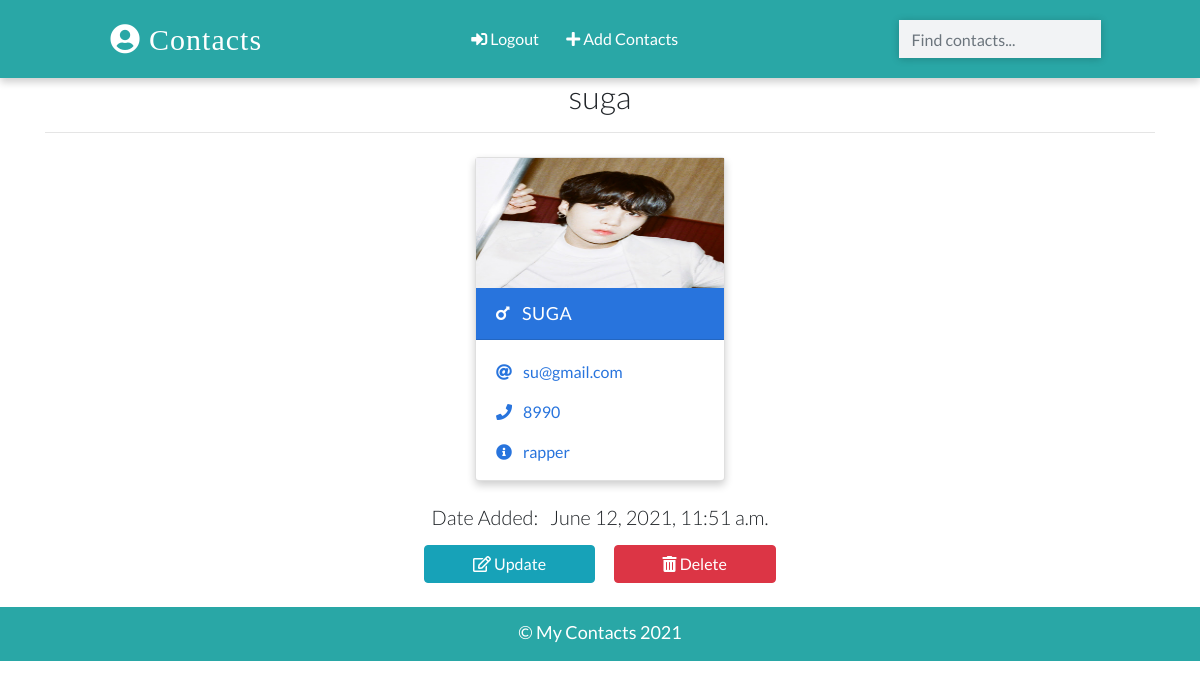
The page /detail/6/ (signed in) on the database its author committed.
### app/models.py (models this page shows, shortened)
class Contact(models.Model):
    name=models.CharField(max_length=50)
    email=models.EmailField(max_length=30)
    phone=models.IntegerField()
    info=models.CharField(max_length=30)
    gender=models.CharField(max_length=10,choices=(
        ('male','M'),
        ('female','F')
    ))
    image=models.ImageField(upload_to='images/' , blank=True)
    date_added=models.DateTimeField(default=datetime.now)

### app/views.py (the view)
# urls.py: path('detail/<int:pk>/',views.ContactDetailView.as_view(),name="detail"),
class ContactDetailView(LoginRequiredMixin,DetailView):
    template_name='detail.html'
    model=Contact
    context_object_name='con'

### templates/detail.html (shortened to what this page needs)
{%extends 'base.html'%}
{%load static%}
{%block content%}
<div class="container">
  <h2 class="heading font-weight-light text-center">  {{con.name}}</h2>
  <hr />
</div>
<div class="container main-part">
  {%include 'partials/_card.html'%}
</div>
<div class="container mt-3">
<h5 class="text-center my-3 font-weight-light">
  Date Added: &nbsp; {{con.date_added}}
</h5>
  <p class="text-center text-light">
    <a class="btn btn-info px-5" href="{%url 'update' con.id%} ">
      <i class="far fa-edit"></i>&nbsp;Update
      </a> &nbsp;&nbsp;&nbsp;&nbsp;
      <a class="btn btn-danger px-5" href="{%url 'delete' con.id%} ">
        <i class="fas fa-trash-alt"></i>&nbsp;Delete
        </a>
  </p>
</div>
{%endblock content%}

### templates/partials/_card.html (shortened to what this page needs)
{%load static%}
{%if con.gender == 'male'%}
  <div class="card my-2 mx-2 boy-card {%if 'deatil' in request.path%}mx-auto w-25{%endif%}">
    <img src="
    {% if con.image %}
      {{con.image.url}}
    {% else %}
      {%static 'images/boy.png'%}
    {% endif %}" class="img-fluid" />
    <div class="card-header">
      <a href="{%url 'detail' con.id%}" class="text-white header-link"
        ><i class="fas fa-mars mr-2"></i> {{con.name}}</a
        >
    </div>
    <div class="card-body pb-0">
      <p>
        <i class="fas fa-at mr-2"></i>
        <a href="mailto:{{con.mail}}">{{con.email}}</a>
      </p>
      <p>
        <i class="fas fa-phone mr-2"></i>
        <a href="tel:{{con.phone}}">{{con.phone}}</a>
      </p>
      <p><i class="fas fa-info-circle mr-2"></i> {{con.info}}</p>
    </div>
  </div>
  {%endif%}

### static/css/main.css (style rules this page uses)
:root { --back: #29a7a6; --girl: #e64298; --boy: #2874dd; }
body { font-family: Lato, sans-serif; height:100%; }
.card { box-shadow: 0 4px 8px 0 rgba(0, 0, 0, 0.2); transition: 0.3s; min-width: 250px; box-sizing: border-box; }
img { height: 130px !important; display: block; position: relative; }
.card-header { font-size: 18px; letter-spacing: 0.5px; text-transform: uppercase; }
.boy-card .card-header { background-color: var(--boy); }
.boy-card .card-body, .boy-card .card-body p a { color: var(--boy); }
.card-body p { cursor: pointer; }
.main-part { display: flex; flex-wrap: wrap; justify-content: space-evenly; }

### rows shown on the page
Contact: name "suga", image (picture), name "SUGA", email "su@gmail.com", phone "8990", info "rapper", date_added "June 12, 2021, 11:51 a.m."
